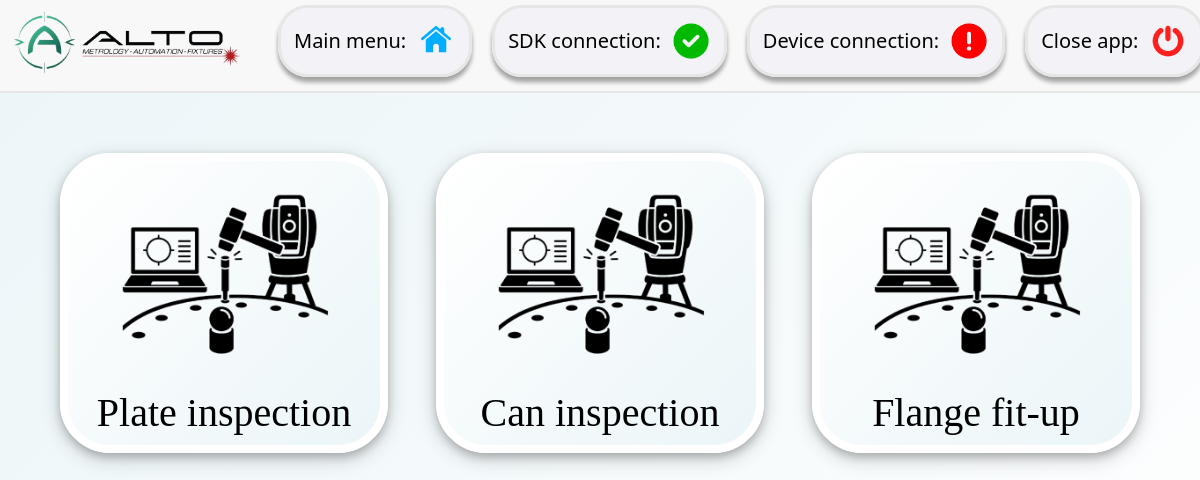
Page /home/ on the earlier database version.
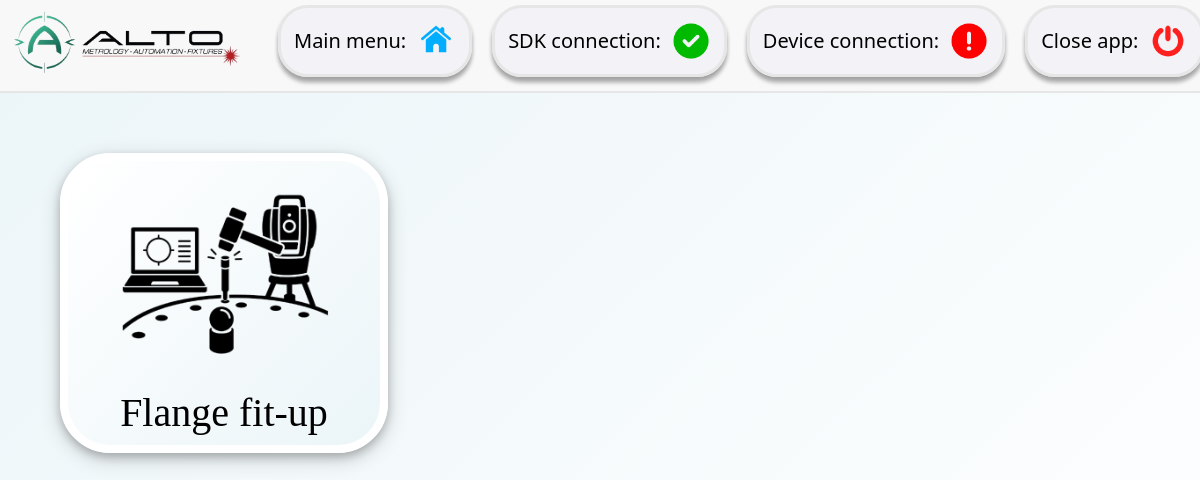
Same page on the later database version.
### user_interface/models.py (models this page shows, shortened)
class MainFunction(models.Model):
    name = models.CharField(blank=False, max_length=200)
    view_name = models.CharField(blank=False, max_length=200)

### user_interface/views.py (the view)
# urls.py: path('home/', HomePage.as_view(), name='home'),
class HomePage(ListView):
    template_name = 'user_interface/home.html'
    model = MainFunction

### user_interface/templates/user_interface/home.html
{% extends "user_interface/base.html" %}
{% load static %}
{% block page_css %}
<link rel="stylesheet" href="{% static 'user_interface/home.css' %}">
{% endblock %}
{% block content %}
    <div class="container-fluid text-center">
      <div class="row row-cols-3 g-2">
        {% for function in object_list %}
        <div class="col">
          <div class="function">
              {% if function.view_name %}
              <a href="{% url 'fill_form' pk=function.pk %}">
                  <img src="{% static 'images/bcd_marking.png' %}">
                  {{ function.name }}</a>
              {% else %}
              <a href="">
                  <img src="{% static 'images/bcd_marking.png' %}">
                  {{ function.name }}</a>
              {% endif %}
          </div>
        </div>
        {% endfor %}
      </div>
    </div>
{% endblock %}

### user_interface/templates/user_interface/base.html (shortened to what this page needs)
<!DOCTYPE html>
<html lang="en">
{% load static %}
<head>
    <link href="https://cdn.jsdelivr.net/npm/bootstrap@5.3.8/dist/css/bootstrap.min.css" rel="stylesheet">
    <link rel="stylesheet" href="{% static 'user_interface/base.css' %}">
    {% block page_css %} {% endblock %}
</head>
<body>
    <nav class="navbar navbar-expand-lg bg-body-tertiary">
      <div class="container-fluid">
        <a href="{% url 'admin:index' %}">
            <img class="navbar-brand" src="{% static 'icons/Logo_ALTO.png' %}">
        </a>
        <div class="collapse navbar-collapse" id="navbarNavAltMarkup">
          <div class="navbar-nav">
            <div class="nav-buttons nav-link active">
                <span>Main menu: </span>
                <a class="" aria-current="page" href="{% url 'home' %}">
                    <img src="{% static 'icons/building.png' %}">
                </a>
            </div>
            <div class="nav-buttons nav-link active">
                <span>SDK connection: </span>
                <a aria-current="page" href="{% url 'start_sdk' %}">
                    <img class="sdk-status" src="{% static 'icons/check.png' %}">
                </a>
            </div>
            <div class="nav-buttons nav-link active">
                <span>Device connection: </span>
                <a class="" aria-current="page" href="#">
                    <img class="instrument-connection" src="{% static 'icons/mark.png' %}">
                </a>
            </div>
            <div class="nav-buttons nav-link active">
                <span>Close app: </span>
                <a class="" aria-current="page" href="{% url 'exit' %}">
                    <img src="{% static 'icons/power.png' %}">
                </a>
            </div>
          </div>
        </div>
      </div>
    </nav>
{% block content %}
{% endblock %}
</body>
</html>

### user_interface/static/user_interface/base.css (style rules this page uses)
body { background: #F3F3F7; background: linear-gradient(136deg,rgba(235, 245, 248, 1) 0%, rgba(255, 255, 255, 1) 100%); margin: 0px; height: 100vh; overflow: hidden; }
.navbar { background-color: rgb(248,248,248) !important; padding-top: 0px; border-bottom: solid; border-width: 2px; border-color: rgb(230,230,230); }
#navbarNavAltMarkup { justify-content: right; }
.navbar-brand { padding: 10px; padding-left: 0px; width: 20vw; }
.nav-buttons { display: flex; align-items: center; margin-left: 10px; margin-right: 10px; border-style: solid; border-color: rgb(230,230,230); border-width: 3px; border-radius: 30px; background: linear-gradient(90deg,rgba(243, 243, 247, 1) 100%, rgba(249, 248, 250, 1) 0%); box-shadow: 0 4px 4px 0 rgba(0, 0, 0, 0.2), 0 6px 4px 0 rgba(0, 0, 0, 0.19); }
.nav-buttons span { padding: 5px; white-space: nowrap; font-size: 20px; color: black; }
.nav-buttons a img { width: 50px; padding: 5px; }

### user_interface/static/user_interface/home.css (style rules this page uses)
.text-center { padding: 40px; }
.function a { display: flex; flex-direction: column; justify-content: center; align-items: center; background: linear-gradient(314deg,rgba(235, 245, 248, 1) 0%, rgba(255, 255, 255, 1) 100%); box-shadow: 0 4px 8px 0 rgba(0, 0, 0, 0.2), 0 6px 20px 0 rgba(0, 0, 0, 0.19); height: 300px; align-content: center; font-size: 40px; font-family: "SANS-SERIF"; border: solid; border-color: white; border-width: 8px; border-radius: 50px; padding: 10px; margin: 20px; }
.function img { width: 220px; }
a { display: block; text-decoration: none; align-content: center; color: black; text-decoration: none; padding: 0px; margin: 0px; }

Differences in the rows shown:
removed MainFunction: name "Plate inspection"
removed MainFunction: name "Can inspection"
